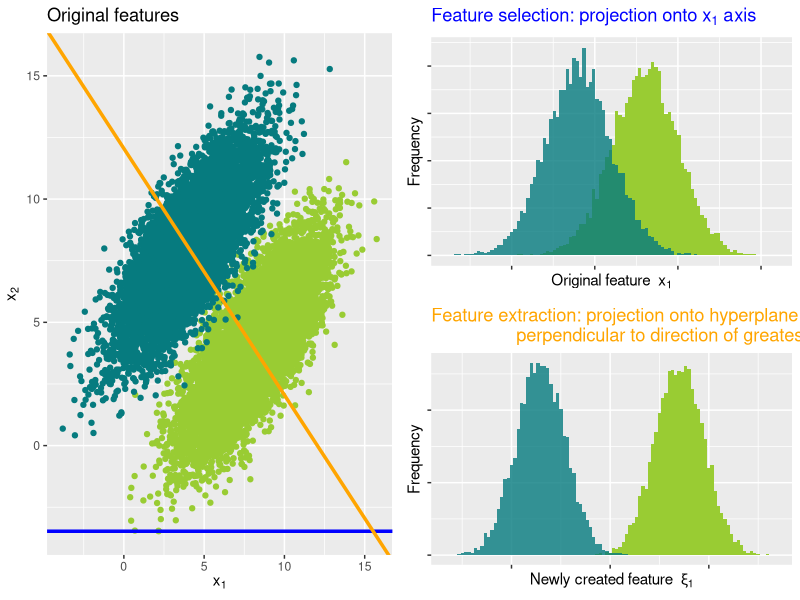

The R source for this figure:
################################################################################
# VISUALIZATION: FEATURE SELECTION VS EXTRACTION
################################################################################

# Lisa Wimmer

# IDEA -------------------------------------------------------------------------

# Show how feature selection vs feature extraction works from a geometric
# intuition. Use mixture of two Gaussians, once projecting onto one feature,
# once onto first principal component.

# PREREQ -----------------------------------------------------------------------

library(tidyverse)
library(ggplot2)
library(mvtnorm)
library(gridExtra)

# FICTIONAL DATA ---------------------------------------------------------------

set.seed(20200728)

mu_1 = c(8, 4)
mu_2 = c(4, 8)
Sigma = matrix(c(4, 3, 3, 4), ncol = 2)

cluster_1 = rmvnorm(10000, 
                    mean = mu_1, 
                    sigma = Sigma)

cluster_2 = rmvnorm(10000, 
                    mean = mu_2, 
                    sigma = Sigma)

data_bvnorm = data.frame(
  rbind(
    cbind(cluster_1, 1), 
    cbind(cluster_2, 2)
    )
  )

colnames(data_bvnorm) = c("x_1", "x_2", "cluster")

# PROJECTIONS ------------------------------------------------------------------

# Projection onto x_1

data_bvnorm$projection_x_1 = 
  apply(data_bvnorm[, c(1:2)], 1, function(i) {i %*% c(1, 0)})

# Projection onto hyperplane perpendicular to first principal component

data_bvnorm$projection_x_2 = -prcomp(data_bvnorm[, c(1:2)])$x[, 1]

# VISUALIZATION ----------------------------------------------------------------

colors = c("#99CC33", "#067B7F", "blue", "orange")

# Point cloud with projection hyperplanes

p_1 = ggplot(data_bvnorm, aes(x = x_1, y = x_2, col = as.factor(cluster)))
p_1 = p_1 + geom_point()
p_1 = p_1 + geom_hline(yintercept = min(data_bvnorm$x_2), 
                       size = 1.2,
                       col = colors[3])
p_1 = p_1 + geom_abline(intercept = 
                          median(data_bvnorm$x_1) + median(data_bvnorm$x_2), 
                        slope = -1, 
                        size = 1.2,
                        col = colors[4])
p_1 = p_1 + scale_color_manual(values = colors[1:2])
p_1 = p_1 + labs(title = "Original features", 
                 x = expression(x[1]),
                 y = expression(x[2]))
p_1 = p_1 + theme(legend.position = "none")

# Projection feature selection

p_2 = ggplot(data_bvnorm, aes(x = projection_x_1))
p_2 = p_2 + geom_histogram(data_bvnorm %>% filter(cluster == 1), 
                           mapping = aes(x = projection_x_1), 
                           bins = 100, 
                           fill = colors[1])
p_2 = p_2 + geom_histogram(data_bvnorm %>% filter(cluster == 2), 
                           mapping = aes(x = projection_x_1), 
                           bins = 100, 
                           fill = colors[2],
                           alpha = 0.8)
p_2 = p_2 + labs(title = expression("Feature selection: projection onto" ~
                                      x[1] ~ "axis"),
                 x = expression("Original feature " ~ x[1]),
                 y = "Frequency")
p_2 = p_2 + theme(plot.title = element_text(color = colors[3], hjust = 0),
                  axis.text = element_blank())

# Projection feature extraction

p_3 = ggplot(data_bvnorm, aes(x = projection_x_2))
p_3 = p_3 + geom_histogram(data_bvnorm %>% filter(cluster == 1), 
                           mapping = aes(x = projection_x_2), 
                           bins = 100, 
                           fill = colors[1])
p_3 = p_3 + geom_histogram(data_bvnorm %>% filter(cluster == 2), 
                           mapping = aes(x = projection_x_2), 
                           bins = 100, 
                           fill = colors[2],
                           alpha = 0.8)
p_3 = p_3 + labs(title = "Feature extraction: projection onto hyperplane 
                 perpendicular to direction of greatest variance",
                 x = expression("Newly created feature " ~ xi[1]),
                 y = "Frequency")
p_3 = p_3 + theme(plot.title = element_text(color = colors[4], hjust = 0),
                  axis.text = element_blank())

# Grid

p = grid.arrange(p_1, p_2, p_3, layout_matrix = rbind(c(1, 2), c(1, 3)))

ggsave("figure_man/feature_sel_vs_extr.png", p, width = 10, height = 6)
